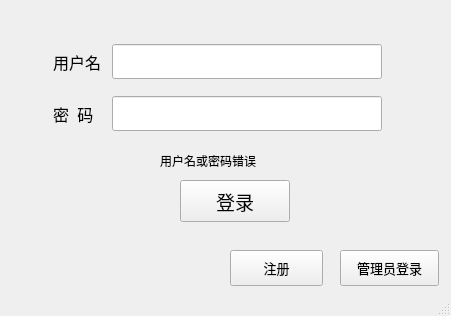
<?xml version="1.0" encoding="UTF-8"?>
<ui version="4.0">
 <class>MainWindow</class>
 <widget class="QMainWindow" name="MainWindow">
  <property name="geometry">
   <rect>
    <x>0</x>
    <y>0</y>
    <width>451</width>
    <height>316</height>
   </rect>
  </property>
  <property name="windowTitle">
   <string>图书管理系统</string>
  </property>
  <property name="styleSheet">
   <string notr="true">font:&quot;黑体&quot;;

</string>
  </property>
  <widget class="QWidget" name="centralWidget">
   <widget class="QPushButton" name="pushButton_signUp">
    <property name="geometry">
     <rect>
      <x>230</x>
      <y>250</y>
      <width>93</width>
      <height>36</height>
     </rect>
    </property>
    <property name="minimumSize">
     <size>
      <width>40</width>
      <height>36</height>
     </size>
    </property>
    <property name="maximumSize">
     <size>
      <width>100</width>
      <height>16777215</height>
     </size>
    </property>
    <property name="font">
     <font>
      <family>黑体</family>
      <pointsize>10</pointsize>
      <weight>50</weight>
      <italic>false</italic>
      <bold>false</bold>
     </font>
    </property>
    <property name="styleSheet">
     <string notr="true"/>
    </property>
    <property name="text">
     <string>注册</string>
    </property>
   </widget>
   <widget class="QLabel" name="label_tip">
    <property name="geometry">
     <rect>
      <x>160</x>
      <y>150</y>
      <width>141</width>
      <height>21</height>
     </rect>
    </property>
    <property name="styleSheet">
     <string notr="true">font: 10pt &quot;微软雅黑&quot;;</string>
    </property>
    <property name="text">
     <string>用户名或密码错误</string>
    </property>
   </widget>
   <widget class="QPushButton" name="pushButton_signIn">
    <property name="geometry">
     <rect>
      <x>180</x>
      <y>180</y>
      <width>110</width>
      <height>42</height>
     </rect>
    </property>
    <property name="maximumSize">
     <size>
      <width>110</width>
      <height>16777215</height>
     </size>
    </property>
    <property name="font">
     <font>
      <family>黑体</family>
      <pointsize>14</pointsize>
      <weight>50</weight>
      <italic>false</italic>
      <bold>false</bold>
     </font>
    </property>
    <property name="styleSheet">
     <string notr="true"/>
    </property>
    <property name="text">
     <string>登录</string>
    </property>
    <property name="shortcut">
     <string>Return</string>
    </property>
   </widget>
   <widget class="QWidget" name="">
    <property name="geometry">
     <rect>
      <x>42</x>
      <y>22</y>
      <width>351</width>
      <height>131</height>
     </rect>
    </property>
    <layout class="QVBoxLayout" name="verticalLayout">
     <item>
      <layout class="QHBoxLayout" name="horizontalLayout">
       <item>
        <widget class="QLabel" name="label_userName">
         <property name="font">
          <font>
           <family>黑体</family>
           <pointsize>12</pointsize>
           <weight>50</weight>
           <italic>false</italic>
           <bold>false</bold>
          </font>
         </property>
         <property name="text">
          <string>用户名</string>
         </property>
        </widget>
       </item>
       <item>
        <widget class="QLineEdit" name="lineEdit_userName">
         <property name="maximumSize">
          <size>
           <width>270</width>
           <height>35</height>
          </size>
         </property>
         <property name="styleSheet">
          <string notr="true">
</string>
         </property>
         <property name="text">
          <string/>
         </property>
        </widget>
       </item>
      </layout>
     </item>
     <item>
      <layout class="QHBoxLayout" name="horizontalLayout_2">
       <item>
        <widget class="QLabel" name="label_passWord">
         <property name="font">
          <font>
           <family>黑体</family>
           <pointsize>12</pointsize>
           <weight>50</weight>
           <italic>false</italic>
           <bold>false</bold>
          </font>
         </property>
         <property name="text">
          <string>密  码</string>
         </property>
        </widget>
       </item>
       <item>
        <widget class="QLineEdit" name="lineEdit_passWord">
         <property name="maximumSize">
          <size>
           <width>270</width>
           <height>35</height>
          </size>
         </property>
         <property name="styleSheet">
          <string notr="true"/>
         </property>
         <property name="echoMode">
          <enum>QLineEdit::Password</enum>
         </property>
        </widget>
       </item>
      </layout>
     </item>
    </layout>
   </widget>
   <widget class="QPushButton" name="pushButton_adminSignIn">
    <property name="geometry">
     <rect>
      <x>340</x>
      <y>250</y>
      <width>99</width>
      <height>36</height>
     </rect>
    </property>
    <property name="minimumSize">
     <size>
      <width>40</width>
      <height>36</height>
     </size>
    </property>
    <property name="maximumSize">
     <size>
      <width>100</width>
      <height>16777215</height>
     </size>
    </property>
    <property name="font">
     <font>
      <family>黑体</family>
      <pointsize>10</pointsize>
      <weight>50</weight>
      <italic>false</italic>
      <bold>false</bold>
     </font>
    </property>
    <property name="styleSheet">
     <string notr="true"/>
    </property>
    <property name="text">
     <string>管理员登录</string>
    </property>
   </widget>
  </widget>
  <widget class="QStatusBar" name="statusBar"/>
 </widget>
 <layoutdefault spacing="6" margin="11"/>
 <resources/>
 <connections/>
</ui>
